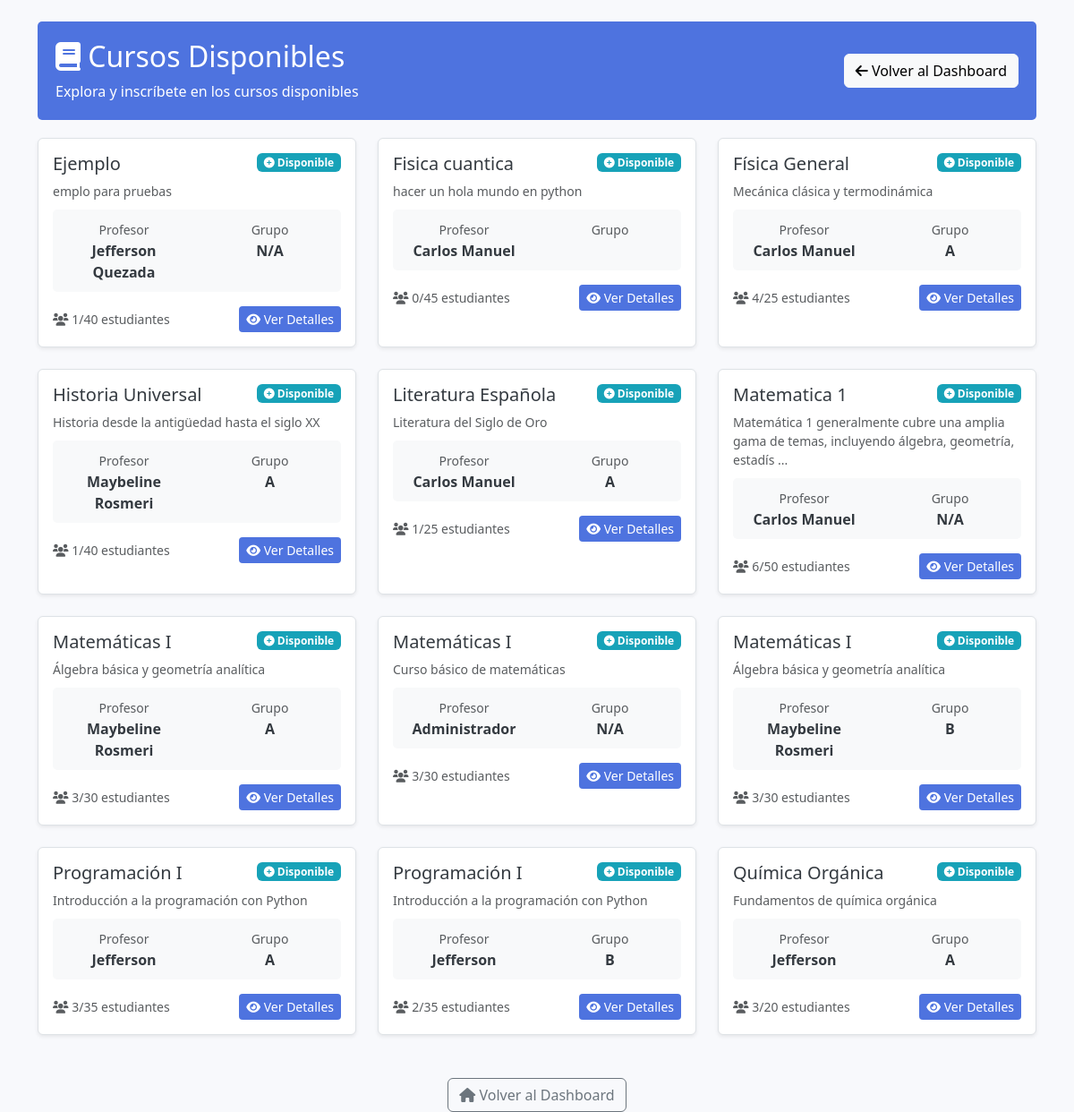
/stint/cursos/cursos_disponibles.php (signed in), run on the app's committed database.
### tables this page shows
CREATE TABLE `cursos` (
  `id_curso` int(11) NOT NULL AUTO_INCREMENT,
  `nombre_curso` varchar(100) NOT NULL,
  `descripcion` text DEFAULT NULL,
  `id_docente` int(11) NOT NULL,
  `contrasena` varchar(255) NOT NULL,
  `capacidad` int(11) NOT NULL DEFAULT 50,
  `grupo` enum('A','B') DEFAULT NULL,
  PRIMARY KEY (`id_curso`),
  KEY `id_docente` (`id_docente`),
  CONSTRAINT `cursos_ibfk_1` FOREIGN KEY (`id_docente`) REFERENCES `usuarios` (`id_usuario`) ON DELETE CASCADE
);

CREATE TABLE `usuarios` (
  `id_usuario` int(11) NOT NULL AUTO_INCREMENT,
  `nombre` varchar(100) NOT NULL,
  `correo` varchar(100) NOT NULL,
  `contrasena` varchar(255) NOT NULL,
  `rol` enum('docente','estudiante','admin') NOT NULL,
  `fecha_registro` timestamp NOT NULL DEFAULT current_timestamp(),
  `primer_login` tinyint(1) DEFAULT 0,
  `mfa_codigo` varchar(10) DEFAULT NULL,
  `token_recuperacion` varchar(100) DEFAULT NULL,
  `token_expira` datetime DEFAULT NULL,
  PRIMARY KEY (`id_usuario`),
  UNIQUE KEY `correo` (`correo`)
);

### stint/cursos/cursos_disponibles.php (the view, shortened to what this page needs)
<?php
include '../../includes/conexion.php';
$id_estudiante = $_SESSION['id_usuario'];
try {
    $sql_cursos = "SELECT c.id_curso, c.nombre_curso, c.descripcion, c.capacidad, c.grupo,
                          u.nombre AS profesor_nombre,
                          COUNT(ec.id_estudiante) AS estudiantes_inscritos,
                          CASE WHEN ec_user.id_estudiante IS NOT NULL THEN 1 ELSE 0 END AS ya_inscrito
                   FROM cursos c
                   LEFT JOIN usuarios u ON c.id_docente = u.id_usuario
                   LEFT JOIN estudiantes_cursos ec ON c.id_curso = ec.id_curso
                   LEFT JOIN estudiantes_cursos ec_user ON c.id_curso = ec_user.id_curso AND ec_user.id_estudiante = :id_estudiante
                   GROUP BY c.id_curso, c.nombre_curso, c.descripcion, c.capacidad, c.grupo, u.nombre, ec_user.id_estudiante
                   ORDER BY c.nombre_curso";
    $stmt_cursos = $pdo->prepare($sql_cursos);
    $stmt_cursos->bindParam(':id_estudiante', $id_estudiante, PDO::PARAM_INT);
    $stmt_cursos->execute();
    $cursos = $stmt_cursos->fetchAll();
} catch (PDOException $e) {
    die("Error en la consulta: " . $e->getMessage());
}
?>
<!DOCTYPE html>
<html lang="es">
<head>
    <link href="https://cdn.jsdelivr.net/npm/bootstrap@5.3.6/dist/css/bootstrap.min.css" rel="stylesheet">
    <link href="https://cdnjs.cloudflare.com/ajax/libs/font-awesome/6.0.0/css/all.min.css" rel="stylesheet">
</head>
<body>
<div class="container mt-4">
    <div class="header d-flex justify-content-between align-items-center">
        <div>
            <h2><i class="fas fa-book"></i> Cursos Disponibles</h2>
            <p class="mb-0">Explora y inscríbete en los cursos disponibles</p>
        </div>
        <a href="../dashboard_alumnos.php" class="btn btn-light">
            <i class="fas fa-arrow-left"></i> Volver al Dashboard
        </a>
    </div>
    <?php if (empty($cursos)): ?>
        <div class="alert alert-info" role="alert">
            <h5><i class="fas fa-info-circle"></i> No hay cursos disponibles</h5>
            <p>Actualmente no hay cursos disponibles para inscribirse.</p>
        </div>
    <?php else: ?>
        <div class="row">
            <?php foreach ($cursos as $curso): ?>
                <div class="col-md-6 col-lg-4 mb-4">
                    <div class="course-card p-3 rounded shadow-sm">
                        <div class="d-flex justify-content-between align-items-start mb-2">
                            <h5 class="card-title"><?= htmlspecialchars($curso['nombre_curso']) ?></h5>
                            <?php if ($curso['ya_inscrito']): ?>
                                <span class="badge badge-enrolled">
                                    <i class="fas fa-check-circle"></i> Inscrito
                                </span>
                            <?php elseif ($curso['estudiantes_inscritos'] >= $curso['capacidad']): ?>
                                <span class="badge badge-full">
                                    <i class="fas fa-times-circle"></i> Lleno
                                </span>
                            <?php else: ?>
                                <span class="badge badge-available">
                                    <i class="fas fa-plus-circle"></i> Disponible
                                </span>
                            <?php endif; ?>
                        </div>
                        <p class="text-muted small mb-2">
                            <?= htmlspecialchars(substr($curso['descripcion'] ?? 'Sin descripción', 0, 100)) ?>
                            <?= strlen($curso['descripcion'] ?? '') > 100 ? '...' : '' ?>
                        </p>
                        <div class="course-stats">
                            <div class="row text-center">
                                <div class="col-6">
                                    <small class="text-muted">Profesor</small><br>
                                    <strong><?= htmlspecialchars($curso['profesor_nombre'] ?? 'No asignado') ?></strong>
                                </div>
                                <div class="col-6">
                                    <small class="text-muted">Grupo</small><br>
                                    <strong><?= htmlspecialchars($curso['grupo'] ?? 'N/A') ?></strong>
                                </div>
                            </div>
                        </div>
                        <div class="d-flex justify-content-between align-items-center mt-3">
                            <small class="text-muted">
                                <i class="fas fa-users"></i>
                                <?= $curso['estudiantes_inscritos'] ?>/<?= $curso['capacidad'] ?> estudiantes
                            </small>
                            <a href="ver_curso.php?id=<?= $curso['id_curso'] ?>" class="btn btn-primary btn-sm">
                                <i class="fas fa-eye"></i> Ver Detalles
                            </a>
                        </div>
                    </div>
                </div>
            <?php endforeach; ?>
        </div>
    <?php endif; ?>
    <div class="mt-4 text-center">
        <a href="../dashboard_alumnos.php" class="btn btn-outline-secondary">
            <i class="fas fa-home"></i> Volver al Dashboard
        </a>
    </div>
</div>
</body>
</html>

### stint/cursos/cursos_disponibles.php (style rules this page uses)
body { background-color: #f8f9fc; color: #343a40; }
.course-card { background-color: #ffffff; border: 1px solid #dee2e6; transition: transform 0.2s, box-shadow 0.2s; height: 100%; }
.header { background-color: #4e73df; color: white; padding: 20px; border-radius: 5px; margin-bottom: 20px; }
.btn-primary { background-color:#4e73df; border: none; }
.badge-available { background-color: #17a2b8; }
.course-stats { background-color: #f8f9fa; border-radius: 5px; padding: 10px; margin: 10px 0; }

### data on the page
cursos: nombre_curso "Ejemplo", shows "Disponible", descripcion "emplo para pruebas", id_docente.nombre "Jefferson Quezada", grupo "N/A", estudiantes_inscritos "1", capacidad "40"
cursos: nombre_curso "Fisica cuantica", shows "Disponible", descripcion "hacer un hola mundo en python", id_docente.nombre "Carlos Manuel", estudiantes_inscritos "0", capacidad "45"
cursos: nombre_curso "Física General", shows "Disponible", descripcion "Mecánica clásica y termodinámica", id_docente.nombre "Carlos Manuel", grupo "A", estudiantes_inscritos "4", capacidad "25"
cursos: nombre_curso "Historia Universal", shows "Disponible", descripcion "Historia desde la antigüedad hasta el siglo XX", id_docente.nombre "Maybeline Rosmeri", grupo "A", estudiantes_inscritos "1", capacidad "40"
cursos: nombre_curso "Literatura Española", shows "Disponible", descripcion "Literatura del Siglo de Oro", id_docente.nombre "Carlos Manuel", grupo "A", estudiantes_inscritos "1", capacidad "25"
cursos: nombre_curso "Matematica 1", shows "Disponible", descripcion "Matemática 1 generalmente cubre una amplia gama de temas, incluyendo álgebra, geometría, estadís", id_docente.nombre "Carlos Manuel", grupo "N/A", estudiantes_inscritos "6", capacidad "50"
cursos: nombre_curso "Matemáticas I", shows "Disponible", descripcion "Álgebra básica y geometría analítica", id_docente.nombre "Maybeline Rosmeri", grupo "A", estudiantes_inscritos "3", capacidad "30"
cursos: nombre_curso "Matemáticas I", shows "Disponible", descripcion "Curso básico de matemáticas", id_docente.nombre "Administrador", grupo "N/A", estudiantes_inscritos "3", capacidad "30"
cursos: nombre_curso "Matemáticas I", shows "Disponible", descripcion "Álgebra básica y geometría analítica", id_docente.nombre "Maybeline Rosmeri", grupo "B", estudiantes_inscritos "3", capacidad "30"
cursos: nombre_curso "Programación I", shows "Disponible", descripcion "Introducción a la programación con Python", id_docente.nombre "Jefferson", grupo "A", estudiantes_inscritos "3", capacidad "35"
cursos: nombre_curso "Programación I", shows "Disponible", descripcion "Introducción a la programación con Python", id_docente.nombre "Jefferson", grupo "B", estudiantes_inscritos "2", capacidad "35"
cursos: nombre_curso "Química Orgánica", shows "Disponible", descripcion "Fundamentos de química orgánica", id_docente.nombre "Jefferson", grupo "A", estudiantes_inscritos "3", capacidad "20"
